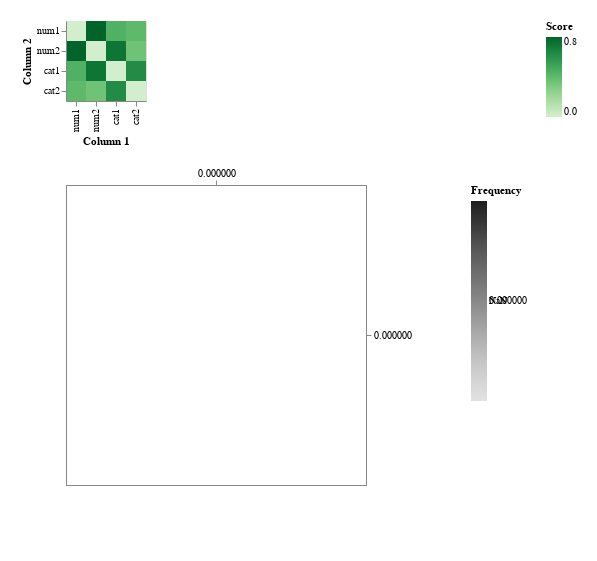

Source (notebook cell):
### Code cell
plot_heatmap(df, detailed_df)
